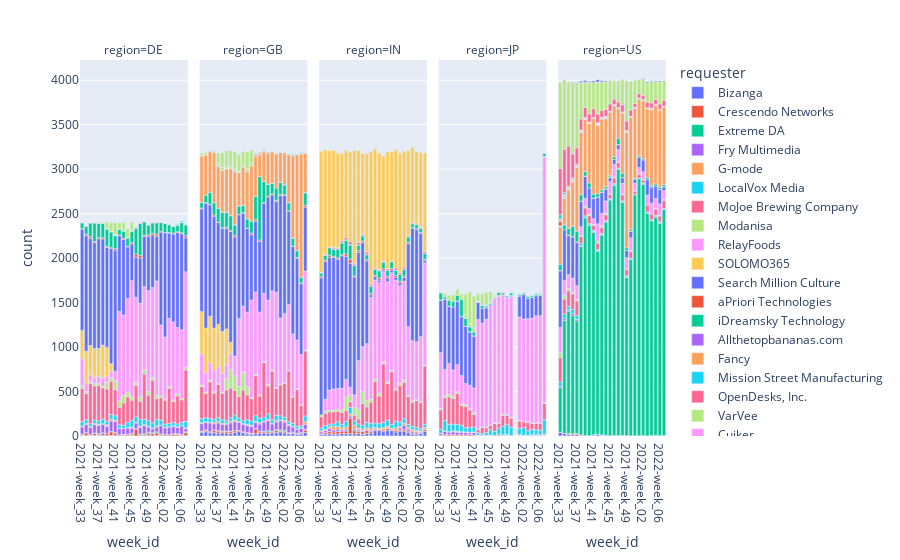

The notebook cell saved with this chart:
### Code cell
#  29. Identify major traffic shape changes (addition/removal) of major clients
identification=ad_df.groupby(['week_id','region','requester'])['ad_id'].count().rename('count').reset_index()
px.bar(identification, x='week_id', y='count', color = 'requester',facet_col='region')
